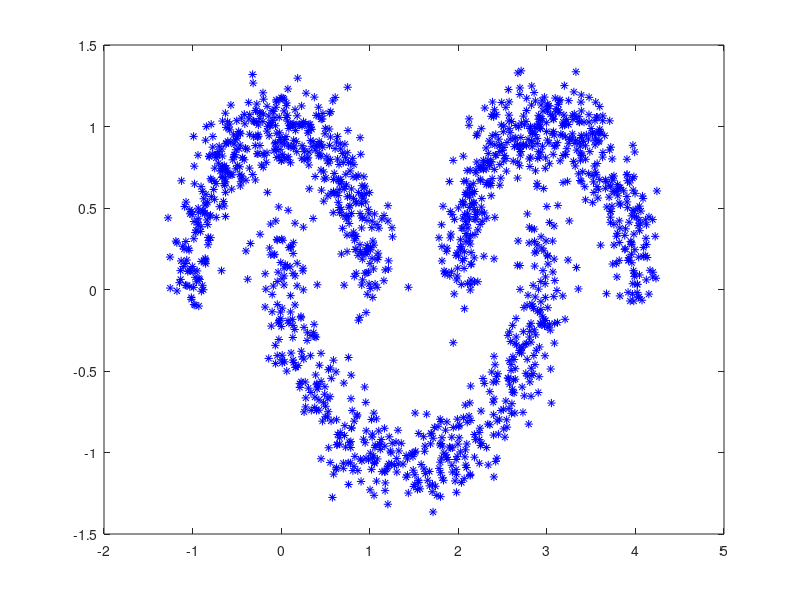

Source code (MATLAB):
load three_moons.matdataSize = size(three_moons, 2);xbar = mean(mean(three_moons));S = cov(three_moons'); % three_moons is 100 x 1500[V D] = eig(S);%put the eigenvectors with the largest eigenvalues in front in columnsV = fliplr(V);%order eigenvalues from largest to smallestD = fliplr(flipud(D));k = 2; % dimension of projected spacepAxes = V(:, 1:k);projCoords = zeros(k, dataSize); % coordinates in subspacefor j=1:dataSize  for i=1:k    projCoords(i, j) = dot(pAxes(:, i), three_moons(:, j));  endendplot(projCoords(1, :), projCoords(2, :), 'b*')